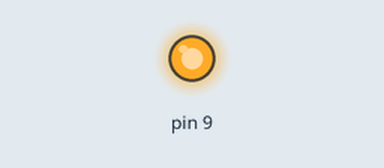
This sketch was run on a simulated Arduino Uno, built with avr-gcc and run on an emulated ATmega328P. Parts: output pins drawn as LEDs (lit = HIGH). What the sketch prints to the serial monitor is not drawn. At 83.8 s the program stops and its outputs stay as they are.

Above: at 6.4 s.
At 32.4 s:
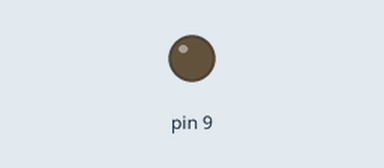
Timing chart, 0 to 41.3 s (numbered marks = the images above):
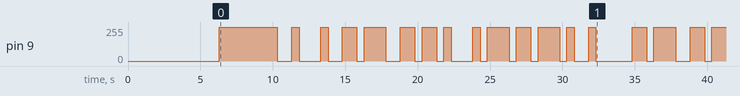

The sketch:

trasmissor.ino
```cpp
/* Projeto Comunicação de Dados

GABRIEL MOLINA DE LIMA
GUILHERME DE ALMEIDA DO CARMO
GUSTAVO GEOVANE TAMIÃO DE SOUZA
PEDRO MIAN PARRA

 Código para codificar e enviar a mensagem.

*/

int estado = 0;
int TaxaTransferencia = 500;
long divisor = 65521;
char aux = '1';
char binMensagem[256];
char binCaracter[8];
char binDivisor[17];
char binFinal[272];


//  =-=-= Mensagem para ser enviada =-=-=

           String Mensagem = "Mensgaem Teste";

// -----------------------------------------

//  =-=-= Escolha do método de envio =-=-=
//          0  Para NRZ-Level
//          1  Para NRZ-Invert

            int metodo = 1;

// -----------------------------------------


// Função auxiliar do cáclculo do CRC
char exor(char a,char b){
  if(a==b)
    return '0';
  else
    return '1';
}// Funcao exor

// Função para calcular o CRC
void crc(char data[], char key[]){

    int datalen = strlen(data);
    int keylen = strlen(key);
    char temp[17];
    char rem[17];

 // É preciso adicionar o 0 em toda a data restante
    for (int i = 0; i < keylen - 1; i++) {
        data[datalen + i] = '0';
    }//for

    data[datalen + keylen - 1] = '\0';

    // Para determinar o tamanho da palavra
    int codelen = datalen + keylen - 1;

    for (int i = 0; i < keylen; i++){
        rem[i] = data[i];
    }//for

    for (int j = keylen; j <= codelen; j++){
        for (int i = 0; i < keylen; i++){
            temp[i] = rem[i];
        }//for

        if (rem[0] == '0'){
            for (int i = 0; i < keylen - 1; i++){
                rem[i] = temp[i + 1];
            }//for
        }else{
            for (int i = 0; i < keylen - 1; i++){
                rem[i] = exor(temp[i + 1], key[i + 1]);
            }// for
        }// if else
        if (j != codelen){
            rem[keylen - 1] = data[j];
        }else{
            rem[keylen - 1] = '\0';
        }// if else
    }// for

    for (int i = 0; i < keylen - 1; i++){
        data[datalen + i] = rem[i];
    }// for

    data[codelen] = '\0';

    strcpy(binFinal, data);

    Serial.println("CRC para envio: ");
    Serial.println(rem);
    Serial.println("Data para envio:");
    Serial.println(data);

}


void setup() {

  pinMode(9, OUTPUT);
  digitalWrite(9, LOW);
  Serial.begin(9600);

  char Caracter;

  delay(1000);

  for (int i = 0; i < Mensagem.length(); i++) {
    // Transformar caracter por caracter para binario
    Caracter = Mensagem.charAt(i);
    itoa(Caracter, binCaracter, 2);
    binMensagem[strlen(binMensagem)] = '0';
    // Tratamento para espaço
    if (Caracter == ' '){
      binMensagem[strlen(binMensagem)] = '0';
    }
    strcat(binMensagem, binCaracter);
  }

  Serial.print("Mensagem: ");
  Serial.println(Mensagem);


  Serial.print("Codigo binario: ");
  Serial.println(binMensagem);


  itoa(divisor, binDivisor, 2);

  crc(binMensagem,binDivisor);


    switch (metodo){
                // NRZ-Level
                case 0:
                   for (int i = 0; i < (strlen(binFinal))+1; i++){
                        if(binFinal[i]== '1')  {
                             binFinal[i] = '0';
                        }else if (binFinal[i]== '0')  {
                             binFinal[i] = '1';
                        }// eske if
                    }// for
                    break;

                // NRZ-Invert
                case 1:
                      for (int i = 0; i < (strlen(binFinal))+1; i++){
                        if(binFinal[i]== '1')  {
                            if(aux=='1'){
                                aux='0';
                            }else{
                                aux='1';
                            }//if else
                         binFinal[i] = aux;
                        }else if (binFinal[i]== '0')  {
                           binFinal[i] = aux;
                        }// if else
                    }//for
                    break;
                }// switch
}//setup


void loop() {

  if (estado == 0){
    Serial.println("Transmissor iniciando");
    delay (5000);
    estado = 1;
  }//if

  if (estado = 1){

    int contador1 = Mensagem.length() * 8;

    digitalWrite(9, HIGH);
    Serial.println("Envio comecara em 5 segundos");
    delay(4000);
    digitalWrite(9, LOW);
    delay(1000);

    Serial.println("Envio iniciado!");

    for (int i = 0; i < contador1; i++) {
        Serial.print(binFinal[i]);
        Serial.print(" ");

        if (binFinal[i] == '1'){
          digitalWrite(9, HIGH);
        }else{
          digitalWrite(9, LOW);
        }//if else

      delay(TaxaTransferencia);

    }//for

    // Para avisar o fim do envio da mensagem, emite uma 'meia-luz'
    analogWrite(9,3);
    Serial.println("Mensagem enviada!");

    Serial.println("Iniciando envio do CRC");

    delay(5000);

    analogWrite(9,0);

    for (int i = contador1; i < contador1+17; i++) {

      Serial.print(binFinal[i]);
      Serial.print(" ");

      if (binFinal[i] == '1'){
        digitalWrite(9, HIGH);
      }else{
        digitalWrite(9, LOW);
      }// if else


      delay(TaxaTransferencia);

    }// for

    // Para avisar o fim do envio do CRC, emite uma 'meia-luz' novamente
    analogWrite(9,3);


    Serial.println("Dados transmitidos");
    Serial.println("Encerrando...");

    delay(3000);

    exit(1);

 }// if

}// loop
```

Measured:
- by itself, pin 9: 0/255 → 255/255 at 6.3 s, → 0/255 4.0 s later, → 255/255 1.0 s later, → 0/255 0.50 s later, … (35 changes in this stretch)
